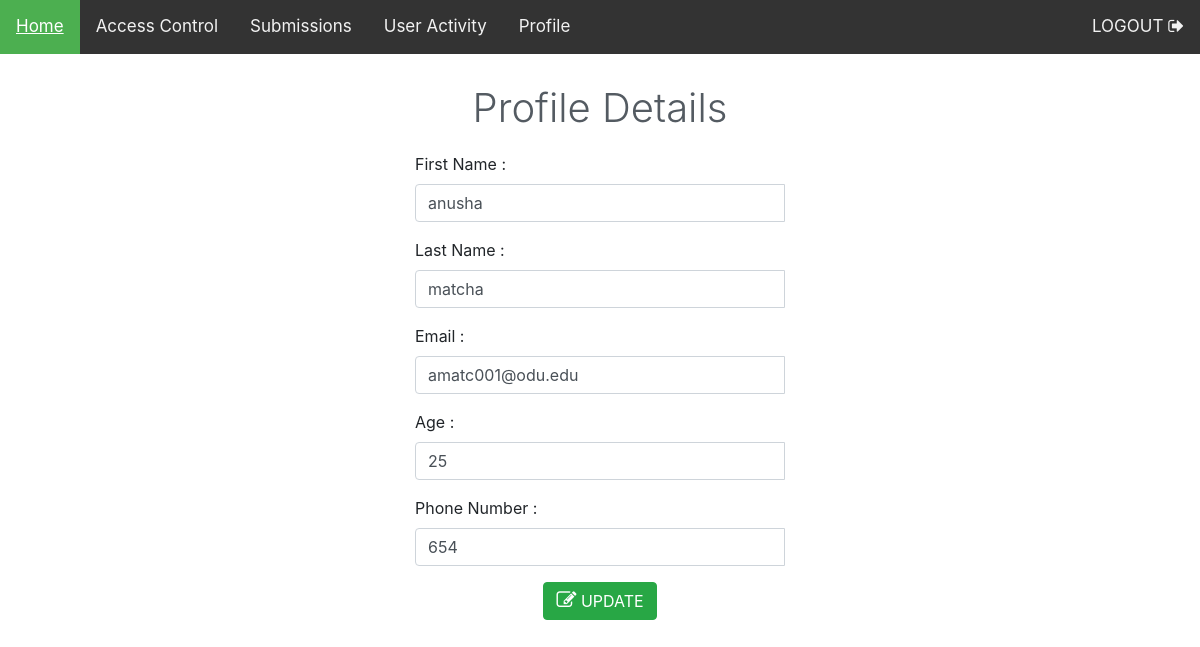
The app's page /profile.php (signed in) with its own data.
### tables this page shows
CREATE TABLE IF NOT EXISTS `users` (
  `id` int(11) NOT NULL,
  `username` varchar(15) NOT NULL,
  `fname` varchar(30) NOT NULL,
  `lname` varchar(30) NOT NULL,
  `password` varchar(255) NOT NULL,
  `phnum` bigint(10) NOT NULL,
  `email` varchar(50) NOT NULL,
  `age` int(3) NOT NULL,
  `gender` varchar(1) NOT NULL,
  `org` varchar(50) NOT NULL,
  `role` varchar(30) NOT NULL,
  `addr1` varchar(255) NOT NULL,
  `addr2` varchar(255) NOT NULL,
  `city` varchar(255) NOT NULL,
  `state` varchar(30) NOT NULL,
  `zip` int(5) NOT NULL,
  `timestamp` timestamp NOT NULL DEFAULT CURRENT_TIMESTAMP,
  `quiz_status` int(11) NOT NULL
);

### profile.php (the view, shortened to what this page needs)
<?php
require("./connect.php");
$uname = $_SESSION["username"];
$sql0 = "SELECT  fname,lname,email,id,age,phnum FROM users WHERE  username = '$uname' ";
$sql0_result = $conn->query($sql0);
if ($sql0_result == TRUE) {
    while ($row = $sql0_result->fetch_assoc()) {
        $firstname = $row["fname"];
        $lastname = $row["lname"];
        $emailaddr = $row["email"];
        $ageRetrieved = $row["age"];
        $phNumRetrieved = $row["phnum"];
    }
}
?>
<!DOCTYPE html>
<html lang="en">
<head>
    <link rel="stylesheet" href="https://maxcdn.bootstrapcdn.com/bootstrap/4.3.1/css/bootstrap.min.css">
    <link rel="stylesheet" href="https://cdnjs.cloudflare.com/ajax/libs/font-awesome/4.7.0/css/font-awesome.min.css">
  <link rel="stylesheet" href="https://cdnjs.cloudflare.com/ajax/libs/bootstrap-sweetalert/1.0.1/sweetalert.min.css">
    <link rel="stylesheet" href="./cssstyles/style.css" />
</head>
<body>
<?php
require("./navigationbar.php");
?>    <div class="container col-sm-4 col-md-4" id="registration_form">
           <div class="centerAlign">
               <h2 class="animationHeading">
                   Profile Details
                </h2>
            </div>
        <form class="form_properties" method="POST" action="<?php echo $_SERVER['PHP_SELF']; ?>">
            <div class="form-group">
                <label for="fname">First Name :</label>
                <div class="input-group">
                    <input id="f_name" name="f_name" type="text" class="form-control" size="100" value="<?php echo htmlspecialchars($firstname) ?>" required>
                </div>
            </div>
            <div class="form-group">
                <label for="lname">Last Name :</label>
                <div class="input-group">
                    <input id="l_name" name="l_name" type="text" class="form-control" size="100" value="<?php echo htmlspecialchars($lastname) ?>" required>
                </div>
            </div>
            <div class="form-group">
                <label for="Email">Email :</label>
                <div class="input-group">
                    <input id="email_at_registration" name="email_at_registration" type="email" class="form-control" size="100" value="<?php echo htmlspecialchars($emailaddr) ?>" required>
                </div>
            </div>
            <div class="form-group">
                <label for="age">Age :</label>
                <div class="input-group">
                    <input id="age" name="age" type="age" class="form-control" size="100" value="<?php echo htmlspecialchars($ageRetrieved) ?>" required>
                </div>
            </div>
            <div class="form-group">
                <label for="age">Phone Number :</label>
                <div class="input-group">
                    <input id="phnum" name="phnum" type="phonenumber" class="form-control" size="100" value="<?php echo htmlspecialchars($phNumRetrieved) ?>" required>
                </div>
            </div>
            <div class="text-align form-group">
                <div class="centerAlign">
                    <button class="btn btn-success" id="update_profile" name="update_profile" type="submit"><i class="fa fa-edit" style="font-size: 20px"></i> UPDATE</button>
                </div>
            </div>
    </div>
</body>
</html>

### cssstyles/style.css (style rules this page uses)
.centerAlign { text-align:center; }
.animationHeading { font-size: 2.5rem; font-weight: 300; color:#545b62; line-height: 1.2; margin-top:30px; margin-bottom:20px; }

### records on screen
users: f_name "anusha", l_name "matcha", email_at_registration "amatc001@odu.edu", age "25", phnum "654"
